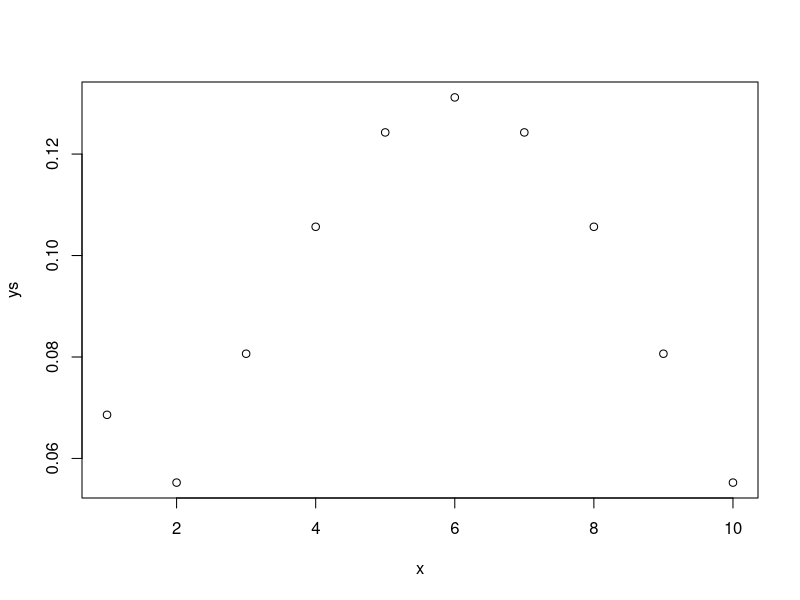

The R script that drew this image:
## ---- chunk 1
t <- 100
trialmaxrating <- numeric(t)
trialmaxnumskills <- numeric(t) 
  
p <- 8 
cand <- matrix(nrow=8,ncol=12)

q <- 10
qual <- c("Fr","Ger","acct","IQ","start","tact","type","punc","loyal","humor")
hasqual <- vector(mode="character",length=10)
skills <- numeric()
for (k in 1:t) { # for t trials
  for (i in 1:p) { # with 8 candidates each
    skills <- sample(1:10,10,replace=TRUE) # assign each skill a level 1-10 with 10 highest
    cand[i,1] <- mean(skills) # candidate rating is means of her skills
    cand[i,2] <- sum(skills >= 5) # how many skills were greater than or equal to 5?
    for (j in 1:q) { # check on 10 skills
      if (skills[j] >= 5) 
      {cand[i,j+2] <- qual[j]}
      else {
        cand[i,j+2] <- "NA"}
    }
  }
  trialmaxrating[k] <- max(cand[i,1])
  trialmaxnumskills[k] <- max(cand[i,2])
}
trialmaxrating
trialmaxnumskills
## ---- chunk 2
trials <- as.data.frame(c(1:100))
rdata <- as.data.frame(trialmaxrating)
library(ggplot2)
#ggplot(rdata) +
#  geom_density()
mean(as.numeric(trialmaxrating))
max(trialmaxrating)
sdata <- as.data.frame(trialmaxnumskills) 
mean(as.numeric(trialmaxnumskills))
max(trialmaxnumskills)
#ggplot(trials, aes(trialmaxnumskills)) +
#  geom_density()
x <- c(1,2,3,4,5,6,7,8,9,10)
mnx <- mean(x)
sum(x)
sdx <-sd(x)
sd1 <- mnx + sdx
sd2 <- mnx + 2*sdx
sd3 <- mnx + 3*sdx
sdm1 <- mnx - sdx
sdm2 <- mnx - 2*sdx
sdm3 <- mnx - 3*sdx
c(sdm3,sdm2,sdm1,mnx,sd1,sd2,sd3)
eins <- pnorm(1,mnx,sdx)
zwei <- pnorm(2,mnx,sdx) - eins
drei <- pnorm(3,mnx,sdx) - eins - zwei
vier <- pnorm(4,mnx,sdx) - eins - zwei - drei
funf <- pnorm(5,mnx,sdx) - eins - zwei - drei - vier
sechs <- pnorm(6,mnx,sdx) - eins - zwei - drei - vier - funf
sieben <- pnorm(7,mnx,sdx) - eins - zwei - drei - vier - funf - sechs
ocht <- pnorm(8,mnx,sdx) - eins - zwei - drei - vier - funf - sechs - sieben
neun <- pnorm(9,mnx,sdx) - eins - zwei - drei - vier - funf - sechs - sieben - ocht
zehn <- pnorm(10,mnx,sdx) - eins - zwei - drei - vier - funf - sechs - sieben - ocht - neun
whole <- eins + zwei + drei + vier + funf + sechs + sieben + ocht + neun + zehn
ys <- c(eins,zwei,drei,vier,funf,sechs,sieben,ocht,neun,zehn)
whole
ys
plot(x,ys)
